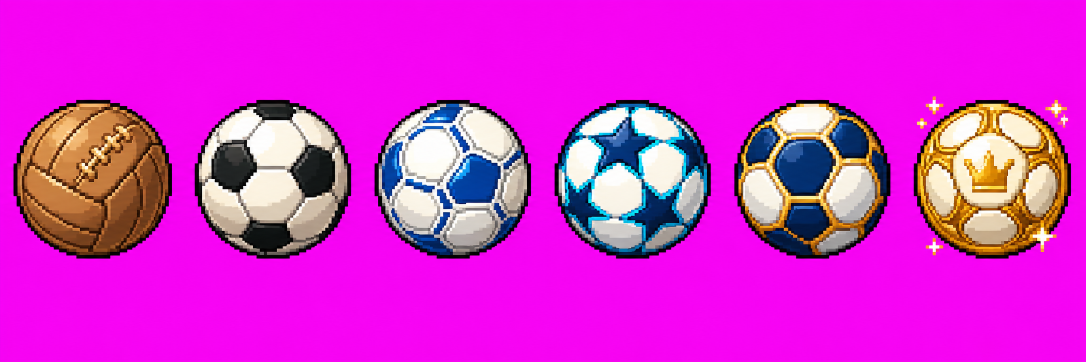
#> input picture assets/ModernPixelArt/Sources/football_atlas_v2.png, 2172 x 724 px (shown at 1/2 size); its folder holds 6 pictures in this run
$ python build_pixel_art_assets.py
#> lines starting #> are read from the running program, lines starting #| are printed output that depends on the picture; after the words box and inside, x2 and y2 are one past the last pixel; in counts of white or black regions, pixels touching at a corner belong together
"""Build transparent, grid-safe Champion Tour sprites from generated category atlases."""

from pathlib import Path
from PIL import Image


ROOT = Path(__file__).resolve().parents[1]
SOURCE_DIR = ROOT / "assets" / "ModernPixelArt" / "Sources"
ITEM_DIR = ROOT / "assets" / "ModernPixelArt" / "Items"
PRODUCER_DIR = ROOT / "assets" / "ModernPixelArt" / "Producers"
CUSTOMER_DIR = ROOT / "assets" / "ModernPixelArt" / "Customers"


def remove_magenta(image: Image.Image) -> Image.Image:
    rgba = image.convert("RGBA")
    pixels = rgba.load()
    for y in range(rgba.height):
        for x in range(rgba.width):
            red, green, blue, _ = pixels[x, y]
            distance = ((255 - red) ** 2 + green**2 + (255 - blue) ** 2) ** 0.5
            is_magenta_edge = red > 190 and blue > 190 and green < 130
            alpha = 0 if distance < 74 or is_magenta_edge else 255
            pixels[x, y] = (red, green, blue, alpha)
    return rgba


def clear_atlas_gutters(image: Image.Image) -> Image.Image:
    """Remove neighboring-sprite fragments that touch atlas cell gutters."""
    rgba = image.copy()
    gutter = max(2, round(rgba.width * 0.035))
    alpha = rgba.getchannel("A")
    alpha.paste(0, (0, 0, gutter, rgba.height))
    alpha.paste(0, (rgba.width - gutter, 0, rgba.width, rgba.height))
    rgba.putalpha(alpha)
    return rgba


def keep_largest_component(image: Image.Image) -> Image.Image:
    """Keep the intended sprite and discard disconnected neighboring-atlas debris."""
    rgba = image.copy()
    alpha = rgba.getchannel("A")
    width, height = rgba.size
    visible = alpha.load()
    visited: set[tuple[int, int]] = set()
    components: list[list[tuple[int, int]]] = []

    for y in range(height):
        for x in range(width):
            if visible[x, y] == 0 or (x, y) in visited:
                continue
            component: list[tuple[int, int]] = []
            stack = [(x, y)]
            visited.add((x, y))
            while stack:
                current_x, current_y = stack.pop()
                component.append((current_x, current_y))
                for next_x, next_y in (
                    (current_x - 1, current_y),
                    (current_x + 1, current_y),
                    (current_x, current_y - 1),
                    (current_x, current_y + 1),
                ):
                    if (
                        0 <= next_x < width
                        and 0 <= next_y < height
                        and visible[next_x, next_y] > 0
                        and (next_x, next_y) not in visited
                    ):
                        visited.add((next_x, next_y))
                        stack.append((next_x, next_y))
            components.append(component)

    if not components:
        return rgba

    keep = set(max(components, key=len))
    for component in components:
        if component and component[0] not in keep:
            for x, y in component:
                visible[x, y] = 0
    rgba.putalpha(alpha)
    return rgba


def export_atlas(
    source_name: str,
    names: list[str],
    destination: Path,
    target: int,
    clear_gutters: bool = False,
    remove_fragments: bool = False,
) -> None:
#> called with source_name = 'football_atlas_v2.png', target = 256, clear_gutters = True, remove_fragments = False
    source = Image.open(SOURCE_DIR / source_name).convert("RGBA")
    destination.mkdir(parents=True, exist_ok=True)
    cell_width = source.width / len(names)
#> cell_width = 362
    for index, name in enumerate(names):
        left = round(index * cell_width)
        right = round((index + 1) * cell_width)
        sprite = remove_magenta(source.crop((left, 0, right, source.height)))
        original_alpha_box = sprite.getchannel("A").getbbox()
        if clear_gutters:
            sprite = clear_atlas_gutters(sprite)
        if remove_fragments:
            sprite = keep_largest_component(sprite)
        alpha_box = original_alpha_box if remove_fragments else sprite.getchannel("A").getbbox()
        if not alpha_box:
            raise RuntimeError(f"No visible sprite found for {name}")
        sprite = sprite.crop(alpha_box)
        scale = min((target - 24) / sprite.width, (target - 24) / sprite.height)
        size = (max(1, round(sprite.width * scale)), max(1, round(sprite.height * scale)))
        sprite = sprite.resize(size, Image.Resampling.NEAREST)
        canvas = Image.new("RGBA", (target, target), (0, 0, 0, 0))
        canvas.alpha_composite(sprite, ((target - size[0]) // 2, (target - size[1]) // 2))
        canvas.save(destination / f"{name}.png", optimize=True)
#> this loop made 6 passes
#> alpha_box on passes 1 to 6: (27, 199, 344, 518), (27, 200, 341, 518), (25, 200, 338, 518), (23, 200, 336, 518), (20, 200, 333, 518), (17, 192, 332, 518)
#> pass 1, in clear_atlas_gutters, `alpha = rgba.getchannel("A")`:
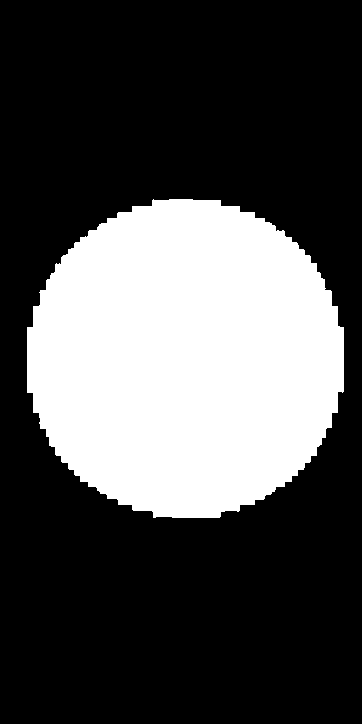
#> alpha: PIL image 362x724 L; 30.4% white; 1 white region, box (x1, y1, x2, y2) and area: (27, 199, 344, 518) 79765


def main() -> None:
    export_atlas(
        "football_atlas_v2.png",
        [f"football_lv{level}" for level in range(1, 7)],
        ITEM_DIR,
        256,
        clear_gutters=True,
    )
    export_atlas(
        "hydration_atlas.png",
        [f"hydration_lv{level}" for level in range(1, 7)],
        ITEM_DIR,
        256,
        clear_gutters=True,
        remove_fragments=True,
    )
#> call 2 of export_atlas, with source_name = 'hydration_atlas.png', target = 256, clear_gutters = True, remove_fragments = True
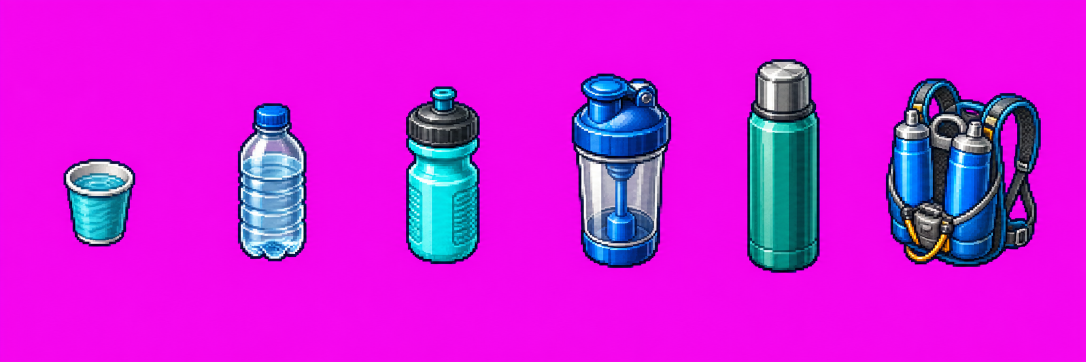
#> input picture assets/ModernPixelArt/Sources/hydration_atlas.png, 2172 x 724 px (shown at 1/2 size)
#> the loop in export_atlas (call 2), `for index, name in enumerate(names):` made 6 passes
#> alpha_box on passes 1 to 6: (127, 318, 271, 493), (113, 206, 252, 523), (88, 173, 236, 528), (57, 147, 257, 536), (46, 118, 362, 546), (0, 157, 272, 534)
    export_atlas(
        "training_atlas.png",
        [f"training_lv{level}" for level in range(1, 7)],
        ITEM_DIR,
        256,
        clear_gutters=True,
        remove_fragments=True,
    )
#> call 3 of export_atlas, with source_name = 'training_atlas.png', target = 256, clear_gutters = True, remove_fragments = True
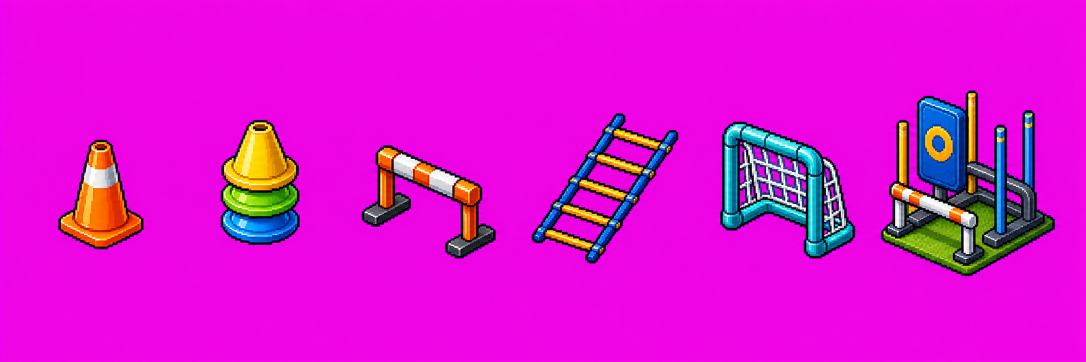
#> input picture assets/ModernPixelArt/Sources/training_atlas.png, 2172 x 724 px (shown at 1/2 size)
#> the loop in export_atlas (call 3), `for index, name in enumerate(names):` made 6 passes
#> alpha_box on passes 1 to 6: (116, 279, 288, 499), (79, 239, 362, 490), (0, 290, 362, 517), (0, 226, 362, 527), (0, 239, 362, 517), (0, 180, 300, 553)
    export_atlas(
        "trophy_atlas.png",
        [f"trophy_lv{level}" for level in range(1, 7)],
        ITEM_DIR,
        256,
    )
#> call 4 of export_atlas, with source_name = 'trophy_atlas.png', target = 256, clear_gutters = False, remove_fragments = False
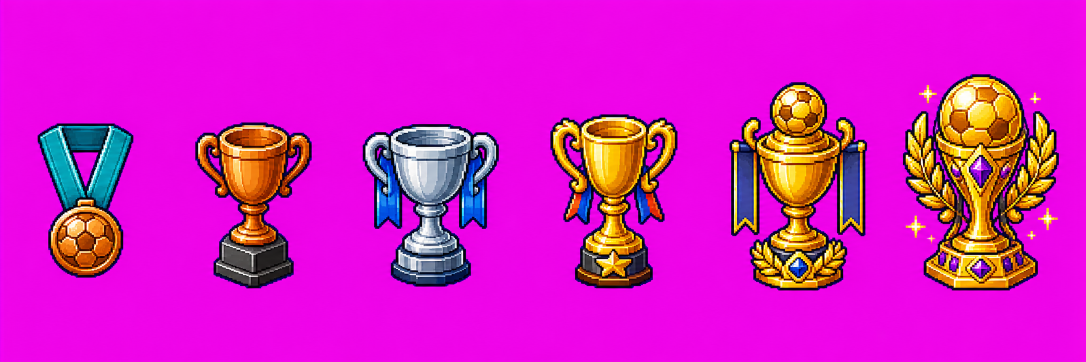
#> input picture assets/ModernPixelArt/Sources/trophy_atlas.png, 2172 x 724 px (shown at 1/2 size)
#> the loop in export_atlas (call 4), `for index, name in enumerate(names):` made 6 passes
#> alpha_box on passes 1 to 6: (75, 246, 267, 556), (28, 244, 262, 577), (1, 248, 274, 574), (14, 228, 270, 577), (11, 164, 362, 581), (0, 148, 308, 581)
#> pass 1, in export_atlas (call 4), `sprite = sprite.resize(size, Image.Resampling.NEAREST)`:
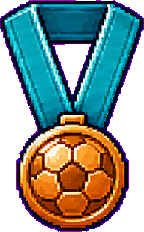
#> sprite: PIL image 144x232 RGBA; mean R, G, B, A 132.3, 73.8, 139, 176.5; transparent parts drawn white
#> after the loop in export_atlas (call 4), `for index, name in enumerate(names):`:
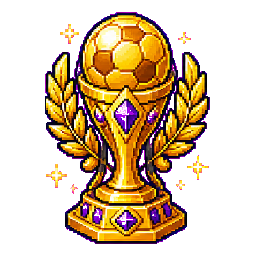
#> canvas: PIL image 256x256 RGBA; mean R, G, B, A 68.4, 46.7, 18.2, 104.6; transparent parts drawn white
#> after the loop in export_atlas (call 4), `for index, name in enumerate(names):`:
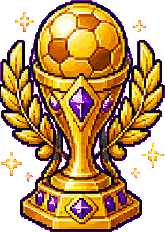
#> sprite: PIL image 165x232 RGBA; mean R, G, B, A 187.7, 81.2, 100, 179.1; transparent parts drawn white
    export_atlas(
        "producer_atlas_v2.png",
        ["producer_football_v2", "producer_hydration_v2", "producer_training_v2", "producer_trophy_v2"],
        PRODUCER_DIR,
        320,
        clear_gutters=True,
    )
    export_atlas(
        "customer_atlas.png",
        ["customer_coach", "customer_player", "customer_scout"],
        CUSTOMER_DIR,
        256,
    )


if __name__ == "__main__":
#> (the run stopped early here; a loop or call above may not have finished)
